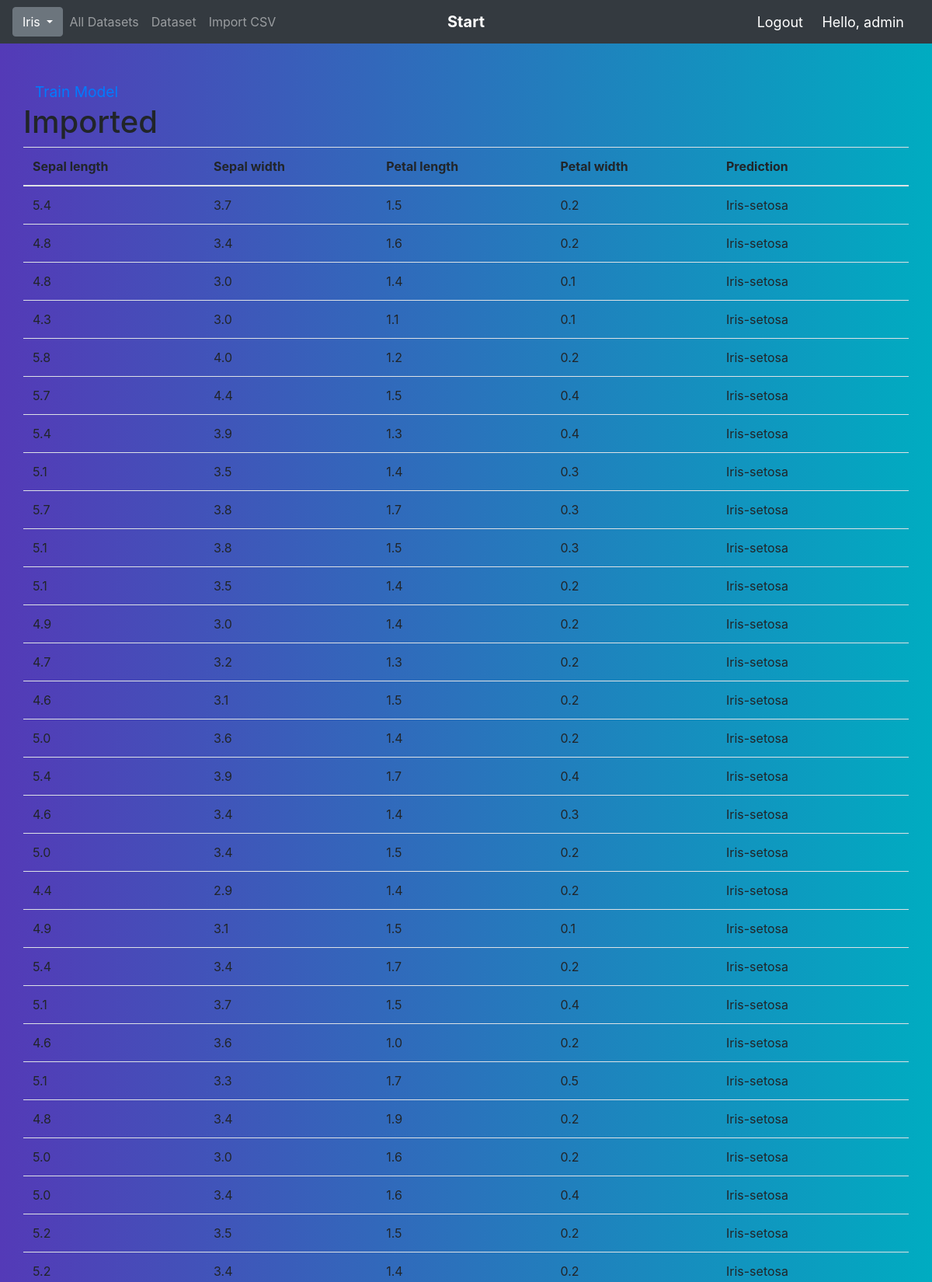
Page /iris_imported/ (signed in, upper part) on the committed database.
### predict/models.py (models this page shows, shortened)
class IrisImportExport(models.Model):
    class Meta:
        verbose_name_plural = "Iris Imported from CSV "
    id = models.AutoField(primary_key=True)
    sepal_length = models.FloatField()
    sepal_width = models.FloatField()
    petal_length = models.FloatField()
    petal_width = models.FloatField()
    classification = models.CharField(max_length=30)

### predict/views.py (the view)
# urls.py: path('iris_imported/', views.iris_imported, name="iris_imported"),
def iris_imported(request):
    data = {"dataset": IrisImportExport.objects.all()}
    return render(request, "iris_imported.html", data)

### templates/iris_imported.html
{% extends "base.html" %}
{% block main %}
    <div class="container pt-5">
    <div class="">
        <a href="/iris_train_model"><span style="font-size: larger">Train Model</span></a>
    </div>
        <div class="row">
        <h1>Imported</h1>
            <table class="table">
                <thead>
                <tr>
                <th scope="col">Sepal length</th>
                <th scope="col">Sepal width</th>
                <th scope="col">Petal length</th>
                <th scope="col">Petal width</th>
                <th scope="col">Prediction</th>
                </tr>
                </thead>
                <tbody>
                {% for data in dataset %}
                    <tr>
                    <td>{{ data.sepal_length }}</td>
                    <td>{{ data.sepal_width }}</td>
                    <td>{{ data.petal_length }}</td>
                    <td>{{ data.petal_width }}</td>
                    <td>{{ data.classification }}</td>
                    </tr>
                {% endfor %}
                </tbody>
            </table>
        </div>
    </div>
{% endblock %}

### templates/base.html (shortened to what this page needs)
<!doctype html>
<html lang="en">
    <head>
    <link rel="stylesheet" href="https://stackpath.bootstrapcdn.com/bootstrap/4.4.1/css/bootstrap.min.css">
    </head>
    <body>
        <nav class="navbar navbar-expand-md navbar-dark bg-dark">
            <div class="navbar-collapse collapse w-100 order-1 order-md-0 dual-collapse2">
                <div class="dropdown">
                    <button class="btn btn-secondary dropdown-toggle" type="button" id="dropdownMenuButton" data-toggle="dropdown" aria-haspopup="true" aria-expanded="false">
                      Iris
                    </button>
                  </div>
                <ul class="navbar-nav mr-auto">
                    <li class="nav-item">
                        <a class="nav-link" href="/udb">All Datasets</a>
                    </li>
                    <li class="nav-item">
                        <a class="nav-link" href="/udbchoice">Dataset</a>
                    </li>
                    <li class="nav-item">
                        <a class="nav-link" href="/import_data">Import CSV</a>
                    </li>
                </ul>
            </div>
            <div class="mx-auto order-0">
                <a class="navbar-brand mx-auto" href="/"> <b>Start</b> </a>
            </div>
            <div class="navbar-collapse collapse w-100 order-3 dual-collapse2">
                <ul class="navbar-nav ml-auto">
                    {% if user.is_authenticated %}
                    <li>
                        <span><a class="hello-msg" href="/logout">Logout</a></span>
                        <span class="hello-msg">Hello, {{request.user}}</span>
                    </li>
                    {% endif %}
                </ul>
            </div>
        </nav>
    {% block main %}
    {% endblock %}
    </body>
</html>

### templates/base.html (style rules this page uses)
body { background: rgba(84,58,183,1); background: -webkit-linear-gradient(to right, rgba(84,58,183,1), rgba(0,172,193,1)); background: linear-gradient(to right, rgba(84,58,183,1), rgba(0,172,193,1)); }
a:hover, a:active, a:link, a:visited { background-color: transparent; }
.hello-msg { font-size: 18px; color: #ffff; margin-right: 20px; }

### rows in the picture
IrisImportExport: sepal_length "5.4", sepal_width "3.7", petal_length "1.5", petal_width "0.2", classification "Iris-setosa"
IrisImportExport: sepal_length "4.8", sepal_width "3.4", petal_length "1.6", petal_width "0.2", classification "Iris-setosa"
IrisImportExport: sepal_length "4.8", sepal_width "3.0", petal_length "1.4", petal_width "0.1", classification "Iris-setosa"
IrisImportExport: sepal_length "4.3", sepal_width "3.0", petal_length "1.1", petal_width "0.1", classification "Iris-setosa"
IrisImportExport: sepal_length "5.8", sepal_width "4.0", petal_length "1.2", petal_width "0.2", classification "Iris-setosa"
IrisImportExport: sepal_length "5.7", sepal_width "4.4", petal_length "1.5", petal_width "0.4", classification "Iris-setosa"
IrisImportExport: sepal_length "5.4", sepal_width "3.9", petal_length "1.3", petal_width "0.4", classification "Iris-setosa"
IrisImportExport: sepal_length "5.1", sepal_width "3.5", petal_length "1.4", petal_width "0.3", classification "Iris-setosa"
IrisImportExport: sepal_length "5.7", sepal_width "3.8", petal_length "1.7", petal_width "0.3", classification "Iris-setosa"
IrisImportExport: sepal_length "5.1", sepal_width "3.8", petal_length "1.5", petal_width "0.3", classification "Iris-setosa"
IrisImportExport: sepal_length "5.1", sepal_width "3.5", petal_length "1.4", petal_width "0.2", classification "Iris-setosa"
IrisImportExport: sepal_length "4.9", sepal_width "3.0", petal_length "1.4", petal_width "0.2", classification "Iris-setosa"
IrisImportExport: sepal_length "4.7", sepal_width "3.2", petal_length "1.3", petal_width "0.2", classification "Iris-setosa"
IrisImportExport: sepal_length "4.6", sepal_width "3.1", petal_length "1.5", petal_width "0.2", classification "Iris-setosa"
IrisImportExport: sepal_length "5.0", sepal_width "3.6", petal_length "1.4", petal_width "0.2", classification "Iris-setosa"
IrisImportExport: sepal_length "5.4", sepal_width "3.9", petal_length "1.7", petal_width "0.4", classification "Iris-setosa"
IrisImportExport: sepal_length "4.6", sepal_width "3.4", petal_length "1.4", petal_width "0.3", classification "Iris-setosa"
IrisImportExport: sepal_length "5.0", sepal_width "3.4", petal_length "1.5", petal_width "0.2", classification "Iris-setosa"
IrisImportExport: sepal_length "4.4", sepal_width "2.9", petal_length "1.4", petal_width "0.2", classification "Iris-setosa"
IrisImportExport: sepal_length "4.9", sepal_width "3.1", petal_length "1.5", petal_width "0.1", classification "Iris-setosa"
IrisImportExport: sepal_length "5.4", sepal_width "3.4", petal_length "1.7", petal_width "0.2", classification "Iris-setosa"
IrisImportExport: sepal_length "5.1", sepal_width "3.7", petal_length "1.5", petal_width "0.4", classification "Iris-setosa"
IrisImportExport: sepal_length "4.6", sepal_width "3.6", petal_length "1.0", petal_width "0.2", classification "Iris-setosa"
IrisImportExport: sepal_length "5.1", sepal_width "3.3", petal_length "1.7", petal_width "0.5", classification "Iris-setosa"
IrisImportExport: sepal_length "4.8", sepal_width "3.4", petal_length "1.9", petal_width "0.2", classification "Iris-setosa"
IrisImportExport: sepal_length "5.0", sepal_width "3.0", petal_length "1.6", petal_width "0.2", classification "Iris-setosa"
IrisImportExport: sepal_length "5.0", sepal_width "3.4", petal_length "1.6", petal_width "0.4", classification "Iris-setosa"
IrisImportExport: sepal_length "5.2", sepal_width "3.5", petal_length "1.5", petal_width "0.2", classification "Iris-setosa"
IrisImportExport: sepal_length "5.2", sepal_width "3.4", petal_length "1.4", petal_width "0.2", classification "Iris-setosa"

### other values in the picture
{{ request.user }} "admin"
